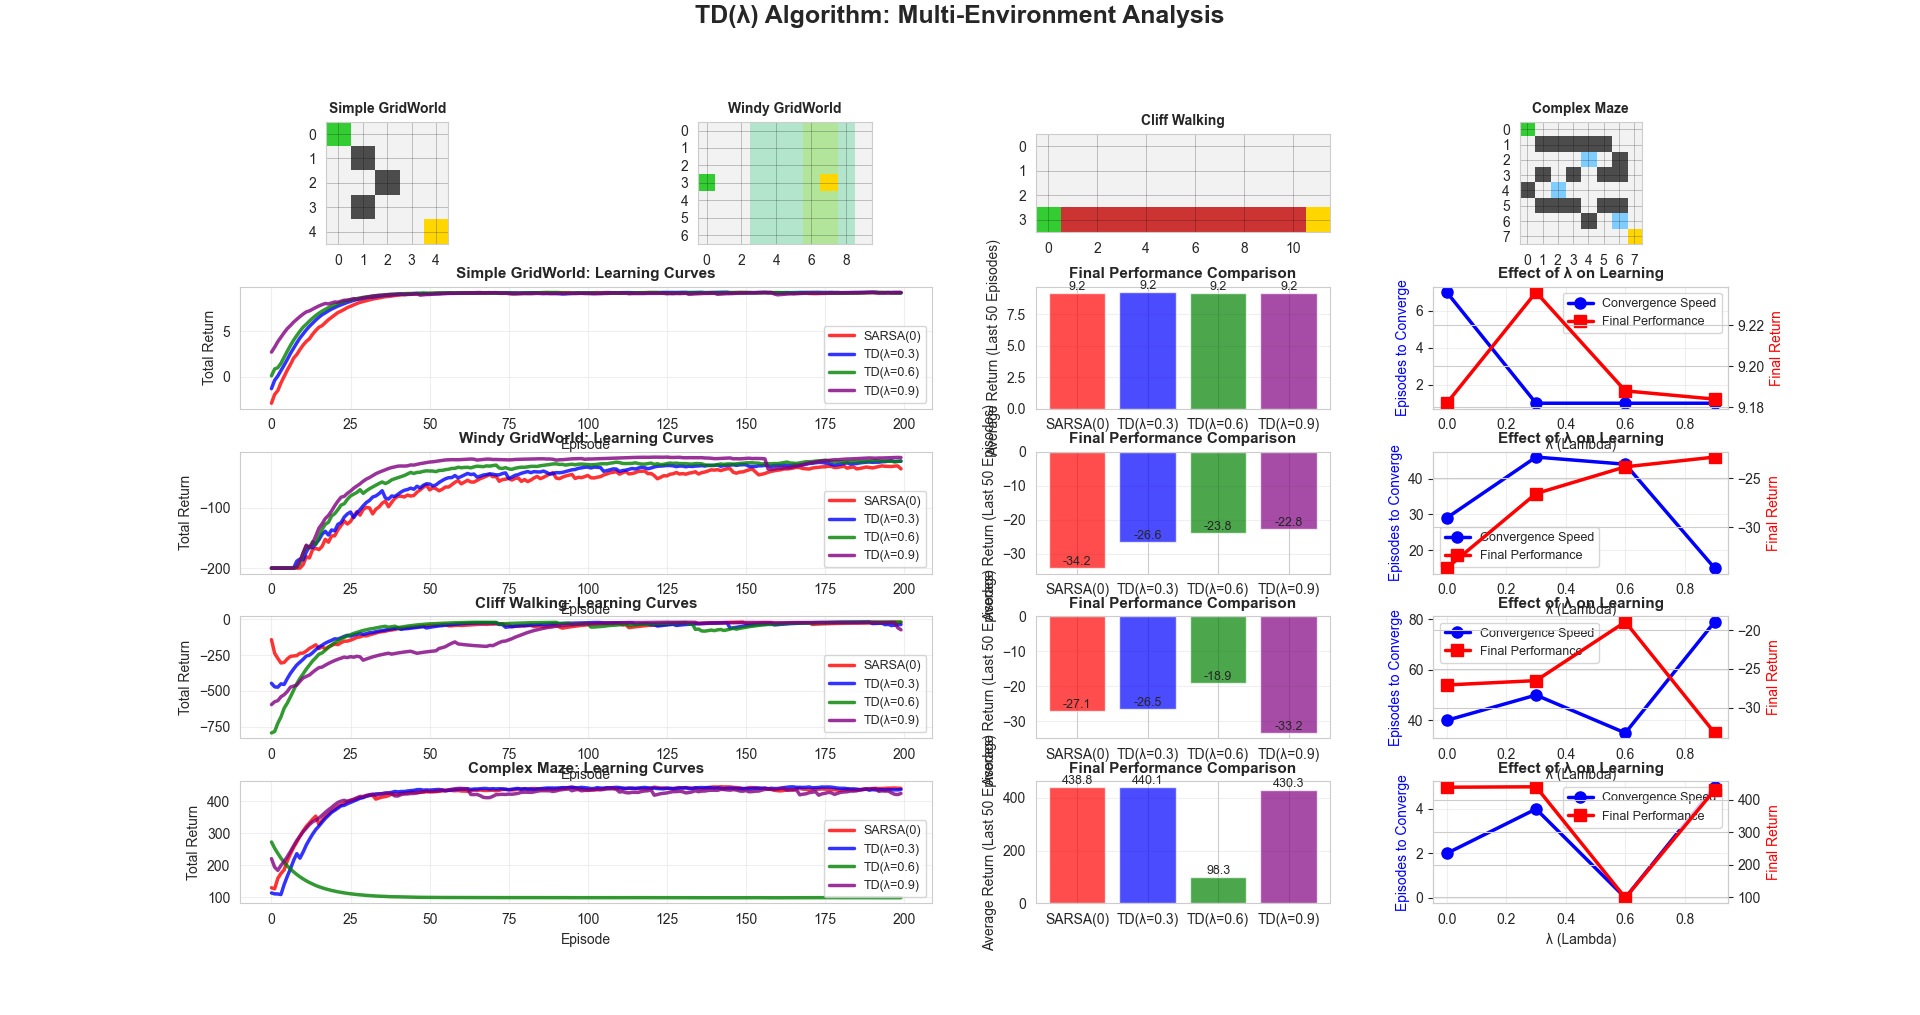

Source code (Python):
import numpy as np
import matplotlib.pyplot as plt
import matplotlib.patches as mpatches
from matplotlib.gridspec import GridSpec
from collections import defaultdict
import seaborn as sns

# Set style
sns.set_style("whitegrid")
np.random.seed(42)

# ========================
# ENVIRONMENTS
# ========================

class SimpleGridWorld:
    """Simple 5x5 GridWorld"""
    def __init__(self):
        self.size = 5
        self.start = (0, 0)
        self.goal = (4, 4)
        self.obstacles = [(1, 1), (2, 2), (3, 1)]
        self.state = self.start
        self.name = "Simple GridWorld"
        
    def reset(self):
        self.state = self.start
        return self.state
    
    def step(self, action):
        moves = [(-1, 0), (0, 1), (1, 0), (0, -1)]
        next_state = (self.state[0] + moves[action][0], 
                      self.state[1] + moves[action][1])
        
        if (next_state[0] < 0 or next_state[0] >= self.size or 
            next_state[1] < 0 or next_state[1] >= self.size):
            next_state = self.state
        
        if next_state in self.obstacles:
            next_state = self.state
            
        self.state = next_state
        
        if self.state == self.goal:
            reward = 10
            done = True
        else:
            reward = -0.1
            done = False
            
        return self.state, reward, done
    
    def get_actions(self):
        return [0, 1, 2, 3]


class WindyGridWorld:
    """GridWorld with wind that pushes agent upward"""
    def __init__(self):
        self.height = 7
        self.width = 10
        self.start = (3, 0)
        self.goal = (3, 7)
        # Wind strength for each column
        self.wind = [0, 0, 0, 1, 1, 1, 2, 2, 1, 0]
        self.state = self.start
        self.name = "Windy GridWorld"
        
    def reset(self):
        self.state = self.start
        return self.state
    
    def step(self, action):
        # Actions: 0=up, 1=right, 2=down, 3=left
        moves = [(-1, 0), (0, 1), (1, 0), (0, -1)]
        
        # Apply action
        next_state = (self.state[0] + moves[action][0], 
                      self.state[1] + moves[action][1])
        
        # Apply wind (pushes upward)
        wind_strength = self.wind[self.state[1]] if self.state[1] < len(self.wind) else 0
        next_state = (next_state[0] - wind_strength, next_state[1])
        
        # Boundary check
        next_state = (max(0, min(next_state[0], self.height-1)),
                      max(0, min(next_state[1], self.width-1)))
        
        self.state = next_state
        
        if self.state == self.goal:
            reward = 0
            done = True
        else:
            reward = -1
            done = False
            
        return self.state, reward, done
    
    def get_actions(self):
        return [0, 1, 2, 3]


class CliffWalkingWorld:
    """Cliff Walking - dangerous cliff area"""
    def __init__(self):
        self.height = 4
        self.width = 12
        self.start = (3, 0)
        self.goal = (3, 11)
        self.cliff = [(3, i) for i in range(1, 11)]
        self.state = self.start
        self.name = "Cliff Walking"
        
    def reset(self):
        self.state = self.start
        return self.state
    
    def step(self, action):
        moves = [(-1, 0), (0, 1), (1, 0), (0, -1)]
        next_state = (self.state[0] + moves[action][0], 
                      self.state[1] + moves[action][1])
        
        # Boundary check
        next_state = (max(0, min(next_state[0], self.height-1)),
                      max(0, min(next_state[1], self.width-1)))
        
        # Check cliff
        if next_state in self.cliff:
            reward = -100
            done = False
            next_state = self.start
        elif next_state == self.goal:
            reward = 0
            done = True
        else:
            reward = -1
            done = False
            
        self.state = next_state
        return self.state, reward, done
    
    def get_actions(self):
        return [0, 1, 2, 3]


class MazeWorld:
    """Complex maze environment"""
    def __init__(self):
        self.size = 8
        self.start = (0, 0)
        self.goal = (7, 7)
        # Complex obstacle pattern
        self.obstacles = [
            (1, 1), (1, 2), (1, 3), (1, 4), (1, 5),
            (3, 1), (3, 3), (3, 5), (3, 6),
            (5, 1), (5, 2), (5, 3), (5, 5), (5, 6),
            (2, 6), (4, 0), (6, 4)
        ]
        self.rewards = [(2, 4), (4, 2), (6, 6)]
        self.state = self.start
        self.name = "Complex Maze"
        
    def reset(self):
        self.state = self.start
        return self.state
    
    def step(self, action):
        moves = [(-1, 0), (0, 1), (1, 0), (0, -1)]
        next_state = (self.state[0] + moves[action][0], 
                      self.state[1] + moves[action][1])
        
        if (next_state[0] < 0 or next_state[0] >= self.size or 
            next_state[1] < 0 or next_state[1] >= self.size):
            next_state = self.state
        
        if next_state in self.obstacles:
            next_state = self.state
            reward = -1
            done = False
        elif next_state == self.goal:
            reward = 100
            done = True
        elif next_state in self.rewards:
            reward = 5
            done = False
        else:
            reward = -0.1
            done = False
            
        self.state = next_state
        return self.state, reward, done
    
    def get_actions(self):
        return [0, 1, 2, 3]


# ========================
# TD(λ) AGENTS
# ========================

class TDLambdaAgent:
    """TD(λ) Agent with eligibility traces"""
    def __init__(self, env, alpha=0.1, gamma=0.95, lambda_=0.8):
        self.env = env
        self.alpha = alpha          # Learning rate
        self.gamma = gamma          # Discount factor
        self.lambda_ = lambda_      # Trace decay parameter
        self.Q = defaultdict(lambda: np.zeros(4))
        self.name = f"TD(λ={lambda_})"
        
        # Tracking
        self.episode_returns = []
        self.episode_lengths = []
        self.trace_history = []
        
    def epsilon_greedy_policy(self, state, epsilon=0.1):
        if np.random.random() < epsilon:
            return np.random.choice(self.env.get_actions())
        else:
            return np.argmax(self.Q[state])
    
    def train_episode(self, epsilon=0.1):
        """Train one episode using TD(λ)"""
        state = self.env.reset()
        action = self.epsilon_greedy_policy(state, epsilon)
        
        # Initialize eligibility traces
        E = defaultdict(lambda: np.zeros(4))
        
        episode_data = {
            'states': [state],
            'actions': [action],
            'rewards': [],
            'traces': []
        }
        
        done = False
        steps = 0
        max_steps = 200
        
        while not done and steps < max_steps:
            next_state, reward, done = self.env.step(action)
            next_action = self.epsilon_greedy_policy(next_state, epsilon)
            
            # TD error
            td_target = reward + self.gamma * self.Q[next_state][next_action]
            td_error = td_target - self.Q[state][action]
            
            # Update eligibility trace for current state-action
            E[state][action] += 1
            
            # Store max trace for visualization
            max_trace = max([np.max(E[s]) for s in E.keys()])
            episode_data['traces'].append(max_trace)
            
            # Update all Q-values with traces
            for s in list(E.keys()):
                for a in range(4):
                    if E[s][a] > 0.01:  # Only update non-zero traces
                        self.Q[s][a] += self.alpha * td_error * E[s][a]
                        # Decay trace
                        E[s][a] *= self.gamma * self.lambda_
            
            episode_data['states'].append(next_state)
            episode_data['actions'].append(next_action)
            episode_data['rewards'].append(reward)
            
            state = next_state
            action = next_action
            steps += 1
        
        return episode_data
    
    def train(self, episodes=200, epsilon=0.1):
        """Train for multiple episodes"""
        for episode in range(episodes):
            episode_data = self.train_episode(epsilon)
            
            total_return = sum(episode_data['rewards'])
            self.episode_returns.append(total_return)
            self.episode_lengths.append(len(episode_data['rewards']))
            
            if episode % 20 == 0:
                self.trace_history.append(episode_data['traces'])
        
        return self.episode_returns, self.episode_lengths


class SARSA0Agent(TDLambdaAgent):
    """SARSA(0) for comparison - equivalent to TD(λ=0)"""
    def __init__(self, env, alpha=0.1, gamma=0.95):
        super().__init__(env, alpha, gamma, lambda_=0.0)
        self.name = "SARSA(0)"
    
    def train_episode(self, epsilon=0.1):
        """Standard SARSA without traces"""
        state = self.env.reset()
        action = self.epsilon_greedy_policy(state, epsilon)
        
        episode_data = {
            'states': [state],
            'actions': [action],
            'rewards': [],
            'traces': []
        }
        
        done = False
        steps = 0
        max_steps = 200
        
        while not done and steps < max_steps:
            next_state, reward, done = self.env.step(action)
            next_action = self.epsilon_greedy_policy(next_state, epsilon)
            
            # Standard SARSA update
            td_target = reward + self.gamma * self.Q[next_state][next_action]
            td_error = td_target - self.Q[state][action]
            self.Q[state][action] += self.alpha * td_error
            
            episode_data['states'].append(next_state)
            episode_data['actions'].append(next_action)
            episode_data['rewards'].append(reward)
            episode_data['traces'].append(0)  # No traces
            
            state = next_state
            action = next_action
            steps += 1
        
        return episode_data


# ========================
# VISUALIZATION FUNCTIONS
# ========================

def plot_environment(env, ax, title=None):
    """Visualize environment"""
    if isinstance(env, SimpleGridWorld):
        grid = np.ones((env.size, env.size, 3)) * 0.95
        for i in range(env.size):
            for j in range(env.size):
                if (i, j) == env.start:
                    grid[i, j] = [0.2, 0.8, 0.2]
                elif (i, j) == env.goal:
                    grid[i, j] = [1.0, 0.84, 0.0]
                elif (i, j) in env.obstacles:
                    grid[i, j] = [0.3, 0.3, 0.3]
        ax.imshow(grid, interpolation='nearest')
        ax.set_xticks(range(env.size))
        ax.set_yticks(range(env.size))
        
    elif isinstance(env, WindyGridWorld):
        grid = np.ones((env.height, env.width, 3)) * 0.95
        # Show wind strength with color
        for j in range(env.width):
            wind = env.wind[j]
            for i in range(env.height):
                if wind > 0:
                    grid[i, j] = [0.7, 0.9, 1.0 - wind*0.2]
        grid[env.start[0], env.start[1]] = [0.2, 0.8, 0.2]
        grid[env.goal[0], env.goal[1]] = [1.0, 0.84, 0.0]
        ax.imshow(grid, interpolation='nearest')
        ax.set_xticks(range(0, env.width, 2))
        ax.set_yticks(range(env.height))
        
    elif isinstance(env, CliffWalkingWorld):
        grid = np.ones((env.height, env.width, 3)) * 0.95
        for pos in env.cliff:
            grid[pos[0], pos[1]] = [0.8, 0.2, 0.2]
        grid[env.start[0], env.start[1]] = [0.2, 0.8, 0.2]
        grid[env.goal[0], env.goal[1]] = [1.0, 0.84, 0.0]
        ax.imshow(grid, interpolation='nearest')
        ax.set_xticks(range(0, env.width, 2))
        ax.set_yticks(range(env.height))
        
    elif isinstance(env, MazeWorld):
        grid = np.ones((env.size, env.size, 3)) * 0.95
        for i in range(env.size):
            for j in range(env.size):
                if (i, j) == env.start:
                    grid[i, j] = [0.2, 0.8, 0.2]
                elif (i, j) == env.goal:
                    grid[i, j] = [1.0, 0.84, 0.0]
                elif (i, j) in env.obstacles:
                    grid[i, j] = [0.3, 0.3, 0.3]
                elif (i, j) in env.rewards:
                    grid[i, j] = [0.5, 0.8, 1.0]
        ax.imshow(grid, interpolation='nearest')
        ax.set_xticks(range(env.size))
        ax.set_yticks(range(env.size))
    
    ax.set_title(title or env.name, fontsize=10, fontweight='bold')
    ax.grid(True, color='black', linewidth=0.5, alpha=0.3)


def plot_learning_comparison(agents, ax, title="Learning Curves"):
    """Compare learning curves of different lambda values"""
    colors = ['red', 'blue', 'green', 'purple', 'orange']
    
    def smooth(data, weight=0.9):
        smoothed = []
        last = data[0] if data else 0
        for point in data:
            smoothed_val = last * weight + (1 - weight) * point
            smoothed.append(smoothed_val)
            last = smoothed_val
        return smoothed
    
    for idx, agent in enumerate(agents):
        color = colors[idx % len(colors)]
        episodes = range(len(agent.episode_returns))
        ax.plot(episodes, smooth(agent.episode_returns), 
               linewidth=2.5, label=agent.name, color=color, alpha=0.8)
    
    ax.set_xlabel('Episode', fontsize=10)
    ax.set_ylabel('Total Return', fontsize=10)
    ax.set_title(title, fontsize=11, fontweight='bold')
    ax.legend(loc='best', fontsize=9)
    ax.grid(True, alpha=0.3)


def plot_eligibility_traces(agent, ax, title="Eligibility Trace Evolution"):
    """Visualize how eligibility traces evolve"""
    if not agent.trace_history:
        ax.text(0.5, 0.5, 'No trace data available', 
               ha='center', va='center', transform=ax.transAxes)
        return
    
    for idx, traces in enumerate(agent.trace_history):
        steps = range(len(traces))
        alpha = 0.3 + 0.7 * (idx / len(agent.trace_history))
        ax.plot(steps, traces, alpha=alpha, linewidth=1.5,
               label=f'Episode {idx*20}')
    
    ax.set_xlabel('Step within Episode', fontsize=10)
    ax.set_ylabel('Max Eligibility Trace', fontsize=10)
    ax.set_title(title, fontsize=11, fontweight='bold')
    ax.legend(loc='best', fontsize=8)
    ax.grid(True, alpha=0.3)


def plot_final_performance(agents, ax):
    """Bar chart of final performance"""
    names = [agent.name for agent in agents]
    final_returns = [np.mean(agent.episode_returns[-50:]) for agent in agents]
    
    colors = ['red', 'blue', 'green', 'purple', 'orange']
    bars = ax.bar(names, final_returns, color=colors[:len(agents)], alpha=0.7)
    
    ax.set_ylabel('Average Return (Last 50 Episodes)', fontsize=10)
    ax.set_title('Final Performance Comparison', fontsize=11, fontweight='bold')
    ax.grid(True, axis='y', alpha=0.3)
    
    # Add value labels
    for bar in bars:
        height = bar.get_height()
        ax.text(bar.get_x() + bar.get_width()/2., height,
               f'{height:.1f}', ha='center', va='bottom', fontsize=9)


def plot_lambda_comparison(agents, ax):
    """Show effect of different lambda values"""
    lambda_values = []
    convergence_speeds = []
    final_performances = []
    
    for agent in agents:
        if hasattr(agent, 'lambda_'):
            lambda_values.append(agent.lambda_)
            # Convergence speed: episodes to reach 80% of final performance
            final_perf = np.mean(agent.episode_returns[-50:])
            threshold = 0.8 * final_perf
            
            converged = False
            for i, ret in enumerate(agent.episode_returns):
                if ret >= threshold:
                    convergence_speeds.append(i)
                    converged = True
                    break
            if not converged:
                convergence_speeds.append(len(agent.episode_returns))
                
            final_performances.append(final_perf)
    
    if lambda_values:
        ax2 = ax.twinx()
        
        line1 = ax.plot(lambda_values, convergence_speeds, 'bo-', 
                       linewidth=2.5, markersize=8, label='Convergence Speed')
        line2 = ax2.plot(lambda_values, final_performances, 'rs-', 
                        linewidth=2.5, markersize=8, label='Final Performance')
        
        ax.set_xlabel('λ (Lambda)', fontsize=10)
        ax.set_ylabel('Episodes to Converge', fontsize=10, color='b')
        ax2.set_ylabel('Final Return', fontsize=10, color='r')
        ax.set_title('Effect of λ on Learning', fontsize=11, fontweight='bold')
        ax.grid(True, alpha=0.3)
        
        # Combined legend
        lines = line1 + line2
        labels = [l.get_label() for l in lines]
        ax.legend(lines, labels, loc='best', fontsize=9)


# ========================
# MAIN EXECUTION
# ========================

def run_td_lambda_experiments():
    """Run TD(λ) experiments on multiple environments"""
    
    print("="*90)
    print("TD(λ) WITH ELIGIBILITY TRACES - MULTI-ENVIRONMENT ANALYSIS")
    print("="*90)
    
    # Define environments
    environments = [
        SimpleGridWorld(),
        WindyGridWorld(),
        CliffWalkingWorld(),
        MazeWorld()
    ]
    
    # Lambda values to test
    lambda_values = [0.0, 0.3, 0.6, 0.9]
    
    results = {}
    
    for env_idx, env in enumerate(environments):
        print(f"\n{'='*90}")
        print(f"[{env_idx+1}] Environment: {env.name}")
        print(f"{'='*90}")
        
        agents = []
        
        # Train agents with different lambda values
        for lambda_val in lambda_values:
            print(f"\n  Training TD(λ={lambda_val})...", end=' ')
            
            if lambda_val == 0.0:
                agent = SARSA0Agent(env, alpha=0.2, gamma=0.95)
            else:
                agent = TDLambdaAgent(env, alpha=0.2, gamma=0.95, lambda_=lambda_val)
            
            agent.train(episodes=200, epsilon=0.1)
            agents.append(agent)
            
            final_return = np.mean(agent.episode_returns[-50:])
            final_length = np.mean(agent.episode_lengths[-50:])
            print(f"Final Return: {final_return:.2f}, Avg Length: {final_length:.2f}")
        
        results[env.name] = agents
    
    # Create comprehensive visualization
    print(f"\n{'='*90}")
    print("Generating visualizations...")
    print(f"{'='*90}")
    
    fig = plt.figure(figsize=(20, 16))
    gs = GridSpec(5, 4, figure=fig, hspace=0.35, wspace=0.35)
    
    # Row 1: Environments
    for idx, env in enumerate(environments):
        ax = fig.add_subplot(gs[0, idx])
        plot_environment(env, ax)
    
    # Rows 2-5: Results for each environment
    for idx, (env_name, agents) in enumerate(results.items()):
        row = idx + 1
        
        # Learning curves
        ax1 = fig.add_subplot(gs[row, 0:2])
        plot_learning_comparison(agents, ax1, f"{env_name}: Learning Curves")
        
        # Final performance
        ax2 = fig.add_subplot(gs[row, 2])
        plot_final_performance(agents, ax2)
        
        # Lambda effect / Eligibility traces
        ax3 = fig.add_subplot(gs[row, 3])
        if len([a for a in agents if hasattr(a, 'lambda_')]) > 1:
            plot_lambda_comparison(agents, ax3)
        else:
            # Show traces for highest lambda
            high_lambda_agent = [a for a in agents if hasattr(a, 'lambda_') and a.lambda_ > 0.5]
            if high_lambda_agent:
                plot_eligibility_traces(high_lambda_agent[0], ax3)
    
    plt.suptitle('TD(λ) Algorithm: Multi-Environment Analysis', 
                 fontsize=18, fontweight='bold', y=0.995)
    
    plt.savefig('td_lambda_analysis.png', dpi=150, bbox_inches='tight')
    print("\nVisualization saved as 'td_lambda_analysis.png'")
    plt.show()
    
    # Print detailed analysis
    print(f"\n{'='*90}")
    print("PERFORMANCE SUMMARY")
    print(f"{'='*90}\n")
    
    for env_name, agents in results.items():
        print(f"{env_name}:")
        print(f"  {'Agent':<15} {'Final Return':<15} {'Final Length':<15}")
        print(f"  {'-'*45}")
        for agent in agents:
            final_return = np.mean(agent.episode_returns[-50:])
            final_length = np.mean(agent.episode_lengths[-50:])
            print(f"  {agent.name:<15} {final_return:<15.2f} {final_length:<15.2f}")
        print()
    
    # Print algorithm explanation
    print(f"\n{'='*90}")
    print("TD(λ) ALGORITHM EXPLANATION")
    print(f"{'='*90}")
    print("""
TD(λ) Update Rule:
    For all states s and actions a:
        Q(s,a) ← Q(s,a) + α·δ·E(s,a)
        E(s,a) ← γ·λ·E(s,a)
    
    Where:
        δ = R + γ·Q(s',a') - Q(s,a)  (TD error)
        E(s,a) = Eligibility trace
    
Eligibility Traces:
    • Track which state-action pairs were recently visited
    • E(s,a) ← E(s,a) + 1 when (s,a) is visited
    • E(s,a) decays by γ·λ at each step
    • Updates propagate to ALL states with non-zero traces

Lambda (λ) Parameter:
    • λ = 0: TD(0) / SARSA(0) - Only immediate successor
    • λ = 1: Monte Carlo - Use complete episode return
    • 0 < λ < 1: Balance between TD and MC
    
    Effects of λ:
    ✓ Higher λ → Faster credit assignment (distant causes)
    ✓ Higher λ → More variance, potentially slower convergence
    ✓ Lower λ → More bias, bootstrapping from estimates
    ✓ Lower λ → Lower variance, potentially faster convergence

Key Advantages:
    1. CREDIT ASSIGNMENT: Rewards propagate backward efficiently
    2. FLEXIBILITY: λ controls bias-variance tradeoff
    3. SAMPLE EFFICIENCY: Better than TD(0) in many domains
    4. ONLINE LEARNING: Updates during episode, not just at end

When to use TD(λ):
    • Long episodes where delayed rewards are common
    • When quick credit assignment is important
    • Environments with clear cause-effect relationships
    • When you want to tune bias-variance tradeoff
    """)
    
    print(f"{'='*90}")
    print("EXPERIMENT COMPLETED SUCCESSFULLY!")
    print(f"{'='*90}")


if __name__ == "__main__":
    run_td_lambda_experiments()
